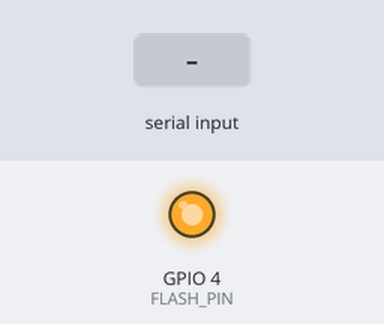
Recording of a program running on a simulated ESP32. Parts: output pins drawn as LEDs (lit = HIGH). The test bench sets the inputs (shaded band). The camera gives no picture; what the program prints to the serial monitor is not drawn.

Above: at 1.3 s.
At 3.2 s:
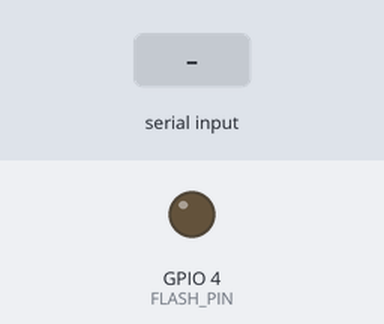
3.3 s: "C" received over Serial
At 4.0 s:
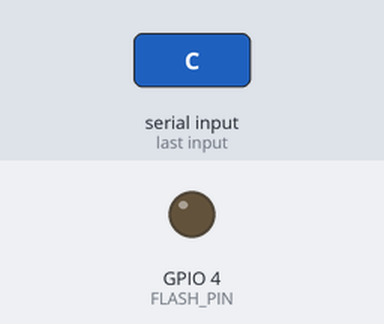
Timing chart, 0 to 6.3 s (numbered marks = the images above; inputs shaded):
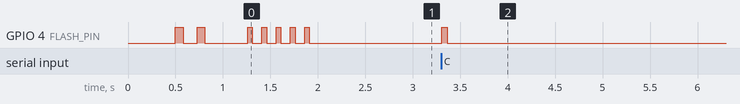

The program:

main.cpp
```cpp
/**
 * DietAI Camera — ESP32-CAM 摄像头模块固件 v4.0
 *
 * 功能：
 *   - OV3660 摄像头拍照（JPEG）
 *   - 二进制串口协议与主控 ESP32-S3 通信
 *   - JPEG 分片传输（每片 ≤ 4KB，带校验和）
 *   - ★ 帧差自动拍照：饭点窗口内检测到画面变化 → 自动拍照发送
 *
 * 串口协议：
 *   主控→CAM（单字符）：
 *     'C'  手动拍照请求
 *     'M'  开启帧差监控（饭点窗口开始）
 *     'm'  关闭帧差监控（饭点窗口结束 / 已拍照）
 *   CAM→主控（二进制帧）：
 *     帧格式：[0xAA] [0x55] [CMD] [LEN_H] [LEN_L] [DATA...] [XOR_CHECKSUM]
 *     CMD:
 *       0x02  JPEG 数据分片
 *       0x03  传输完成
 *       0x04  错误
 *
 * v4.0 变更：
 *   - 帧差检测改为 QQVGA(160×120) 低分辨率，10秒间隔
 *   - 检测到变化直接拍 SVGA 全分辨率照片 + 自动停止监控
 *   - 移除 MOTION_ALERT(0x08)，由 CAM 端直接拍照替代
 *
 * 硬件：途格斯 ESP32-CAM + OV3660
 * 串口：UART0 (GPIO1=TX, GPIO3=RX) → 主控 UART1 (GPIO21/GPIO38)
 * 波特率：115200
 */

#include <Arduino.h>
#include "esp_camera.h"
#include <driver/uart.h>
#include <string.h>
#include <stdarg.h>

// ===== 串口协议定义 =====
#define FRAME_HEADER_1  0xAA
#define FRAME_HEADER_2  0x55

#define CMD_CAPTURE_REQ   0x01
#define CMD_JPEG_CHUNK    0x02
#define CMD_TRANSFER_DONE 0x03
#define CMD_ERROR         0x04
#define CMD_ACK           0x05
#define CMD_MOTION_ON     0x06
#define CMD_MOTION_OFF    0x07
#define CMD_MOTION_ALERT  0x08

#define CHUNK_SIZE        4096
#define UART_BUF_SIZE     512

// ===== 帧差检测参数 =====
#define MOTION_INTERVAL_MS   10000   // 检测间隔（ms），10秒一帧足够覆盖端菜过程
#define MOTION_THRESHOLD     15      // 哈希距离阈值（0-32）

// ===== 摄像头引脚（途格斯 ESP32-CAM + OV3660）=====
#define PWDN_GPIO_NUM     32
#define RESET_GPIO_NUM    -1
#define XCLK_GPIO_NUM      0
#define SIOD_GPIO_NUM     26
#define SIOC_GPIO_NUM     27
#define Y9_GPIO_NUM       35
#define Y8_GPIO_NUM       34
#define Y7_GPIO_NUM       39
#define Y6_GPIO_NUM       36
#define Y5_GPIO_NUM       21
#define Y4_GPIO_NUM       19
#define Y3_GPIO_NUM       18
#define Y2_GPIO_NUM        5
#define VSYNC_GPIO_NUM    25
#define HREF_GPIO_NUM     23
#define PCLK_GPIO_NUM     22

#define FLASH_PIN 4

// ===== 帧差检测状态 =====
static sensor_t* camSensor = nullptr;   // 全局 sensor 指针，用于切换分辨率
static bool monitoring = false;
static unsigned long lastMotionFrame = 0;
static uint32_t lastFrameHash = 0;

// ===== ESP-IDF UART 输出 =====
static void uart_print(const char* str) {
    uart_write_bytes(UART_NUM_0, str, strlen(str));
}

static void uart_printf(const char* fmt, ...) {
    char buf[256];
    va_list args;
    va_start(args, fmt);
    vsnprintf(buf, sizeof(buf), fmt, args);
    va_end(args);
    uart_write_bytes(UART_NUM_0, buf, strlen(buf));
}

// ===== XOR 校验和 =====
static uint8_t xor_checksum(const uint8_t* data, size_t len) {
    uint8_t cs = 0;
    for (size_t i = 0; i < len; i++) cs ^= data[i];
    return cs;
}

// ===== 发送一帧 =====
static void send_frame(uint8_t cmd, const uint8_t* data, uint16_t len) {
    uint8_t header[5];
    header[0] = FRAME_HEADER_1;
    header[1] = FRAME_HEADER_2;
    header[2] = cmd;
    header[3] = (len >> 8) & 0xFF;
    header[4] = len & 0xFF;

    uint8_t cs = cmd ^ header[3] ^ header[4];
    if (data && len > 0) cs ^= xor_checksum(data, len);

    uart_write_bytes(UART_NUM_0, (const char*)header, 5);
    if (data && len > 0) uart_write_bytes(UART_NUM_0, (const char*)data, len);
    uart_write_bytes(UART_NUM_0, (const char*)&cs, 1);
}

static void send_error(uint8_t errCode) {
    send_frame(CMD_ERROR, &errCode, 1);
}

// ===== 帧差检测：计算 JPEG 帧哈希 =====
// 从 JPEG 缓冲区等距采样 64 个点计算哈希，用于快速比对帧间差异
static uint32_t compute_frame_hash(camera_fb_t* fb) {
    uint32_t hash = 0;
    if (!fb || !fb->buf || fb->len == 0) return 0;
    size_t step = fb->len / 64;
    if (step < 4) step = 4;
    for (size_t i = 0; i < fb->len; i += step) {
        hash = hash * 31 + fb->buf[i];
    }
    return hash;
}

// ===== 帧差检测：计算两个哈希的汉明距离 =====
static int hash_distance(uint32_t a, uint32_t b) {
    uint32_t diff = a ^ b;
    int count = 0;
    while (diff) { count++; diff &= diff - 1; }  // Brian Kernighan
    return count;
}

// ===== 发送 JPEG 分片并等待 ACK =====
static bool send_jpeg_chunk(const uint8_t* data, uint16_t len, uint16_t seqNum) {
    uint8_t buf[CHUNK_SIZE];
    buf[0] = (seqNum >> 8) & 0xFF;
    buf[1] = seqNum & 0xFF;
    memcpy(buf + 2, data, len);
    send_frame(CMD_JPEG_CHUNK, buf, len + 2);

    uint8_t rx;
    int got = uart_read_bytes(UART_NUM_0, &rx, 1, pdMS_TO_TICKS(3000));
    if (got > 0 && rx == CMD_ACK) return true;

    // 重试一次
    uart_printf("[CAM] ACK timeout seq=%u, retry\n", seqNum);
    send_frame(CMD_JPEG_CHUNK, buf, len + 2);
    got = uart_read_bytes(UART_NUM_0, &rx, 1, pdMS_TO_TICKS(3000));
    if (got > 0 && rx == CMD_ACK) return true;

    uart_printf("[CAM] ACK fail seq=%u\n", seqNum);
    return false;
}

// ===== 拍照并通过串口发送 =====
static void capture_and_send() {
    uart_print("[CAM] Capture...\n");

    digitalWrite(FLASH_PIN, HIGH);
    camera_fb_t *fb = esp_camera_fb_get();
    if (!fb) {
        digitalWrite(FLASH_PIN, LOW);
        uart_print("[CAM] Capture FAIL\n");
        send_error(0x01);
        return;
    }
    digitalWrite(FLASH_PIN, LOW);

    uart_printf("[CAM] OK %u bytes\n", fb->len);

    uint32_t offset = 0;
    uint16_t seqNum = 0;

    while (offset < fb->len) {
        uint16_t chunkLen = (fb->len - offset > (CHUNK_SIZE - 2))
                            ? (CHUNK_SIZE - 2)
                            : (uint16_t)(fb->len - offset);
        if (!send_jpeg_chunk(fb->buf + offset, chunkLen, seqNum)) {
            send_error(0x02);
            esp_camera_fb_return(fb);
            return;
        }
        offset += chunkLen;
        seqNum++;
    }

    uint8_t doneData[4];
    doneData[0] = (fb->len >> 24) & 0xFF;
    doneData[1] = (fb->len >> 16) & 0xFF;
    doneData[2] = (fb->len >> 8) & 0xFF;
    doneData[3] = fb->len & 0xFF;
    send_frame(CMD_TRANSFER_DONE, doneData, 4);

    esp_camera_fb_return(fb);
    uart_printf("[CAM] Done %u bytes %u chunks\n", fb->len, seqNum);
}

void setup() {
    // ---- ESP-IDF UART0 (TX=GPIO1, RX=GPIO3) ----
    uart_config_t ucfg;
    ucfg.baud_rate  = 115200;
    ucfg.data_bits  = UART_DATA_8_BITS;
    ucfg.parity     = UART_PARITY_DISABLE;
    ucfg.stop_bits  = UART_STOP_BITS_1;
    ucfg.flow_ctrl  = UART_HW_FLOWCTRL_DISABLE;
    ucfg.source_clk = UART_SCLK_APB;
    uart_param_config(UART_NUM_0, &ucfg);
    uart_set_pin(UART_NUM_0, 1, 3, UART_PIN_NO_CHANGE, UART_PIN_NO_CHANGE);
    uart_driver_install(UART_NUM_0, 256, 256, 0, NULL, 0);

    delay(500);

    // 启动快闪 2 次
    pinMode(FLASH_PIN, OUTPUT);
    for (int i = 0; i < 2; i++) {
        digitalWrite(FLASH_PIN, HIGH); delay(80);
        digitalWrite(FLASH_PIN, LOW);  delay(150);
    }

    // 摄像头初始化
    camera_config_t config;
    config.ledc_channel = LEDC_CHANNEL_0;
    config.ledc_timer   = LEDC_TIMER_0;
    config.pin_d0       = Y2_GPIO_NUM;
    config.pin_d1       = Y3_GPIO_NUM;
    config.pin_d2       = Y4_GPIO_NUM;
    config.pin_d3       = Y5_GPIO_NUM;
    config.pin_d4       = Y6_GPIO_NUM;
    config.pin_d5       = Y7_GPIO_NUM;
    config.pin_d6       = Y8_GPIO_NUM;
    config.pin_d7       = Y9_GPIO_NUM;
    config.pin_xclk     = XCLK_GPIO_NUM;
    config.pin_pclk     = PCLK_GPIO_NUM;
    config.pin_vsync    = VSYNC_GPIO_NUM;
    config.pin_href     = HREF_GPIO_NUM;
    config.pin_sccb_sda = SIOD_GPIO_NUM;
    config.pin_sccb_scl = SIOC_GPIO_NUM;
    config.pin_pwdn     = PWDN_GPIO_NUM;
    config.pin_reset    = RESET_GPIO_NUM;
    config.xclk_freq_hz = 10000000;
    config.pixel_format = PIXFORMAT_JPEG;
    config.frame_size   = FRAMESIZE_SVGA;
    config.jpeg_quality = 10;
    config.fb_count     = 1;

    esp_err_t err = esp_camera_init(&config);
    if (err != ESP_OK) {
        uart_printf("CAM ERR: 0x%x\n", err);
        // 慢闪 5 次 = 失败
        for (int i = 0; i < 5; i++) {
            digitalWrite(FLASH_PIN, HIGH); delay(400);
            digitalWrite(FLASH_PIN, LOW);  delay(400);
        }
        return;
    }

    camSensor = esp_camera_sensor_get();
    if (camSensor) uart_printf("Sensor PID=0x%x\n", camSensor->id.PID);

    // 快闪 5 次 = OK
    for (int i = 0; i < 5; i++) {
        digitalWrite(FLASH_PIN, HIGH); delay(50);
        digitalWrite(FLASH_PIN, LOW);  delay(100);
    }

    uart_print("READY\n");
}

void loop() {
    // ---- 处理主控发来的单字符命令 ----
    uint8_t cmd;
    int len = uart_read_bytes(UART_NUM_0, &cmd, 1, 0);
    if (len > 0) {
        if (cmd == 'C' || cmd == 'c') {
            // 手动拍照：暂停监控 → SVGA 拍照 → 恢复监控 → 重置哈希
            bool wasMonitoring = monitoring;
            monitoring = false;
            capture_and_send();
            monitoring = wasMonitoring;
            lastFrameHash = 0;
            return;
        }
        if (cmd == 'M') {
            // 开启帧差监控（饭点窗口到）
            monitoring = true;
            lastFrameHash = 0;
            lastMotionFrame = 0;
            uart_print("[CAM] Motion monitoring ON\n");
        }
        if (cmd == 'm') {
            // 关闭帧差监控（饭点窗口过 / 已拍照）
            monitoring = false;
            uart_print("[CAM] Motion monitoring OFF\n");
        }
    }

    // ---- 帧差检测监控循环 ----
    // 每 MOTION_INTERVAL_MS 抓一帧 QQVGA(160×120) 比对哈希
    // 检测到变化 → 自动切 SVGA(800×600) 拍照发送 → 关闭监控
    if (monitoring && (millis() - lastMotionFrame > MOTION_INTERVAL_MS)) {
        lastMotionFrame = millis();

        // 切到 QQVGA 低分辨率，快速抓帧 + 省带宽
        if (camSensor) camSensor->set_framesize(camSensor, FRAMESIZE_QQVGA);

        camera_fb_t *fb = esp_camera_fb_get();
        if (fb) {
            uint32_t hash = compute_frame_hash(fb);

            if (lastFrameHash != 0) {
                int dist = hash_distance(hash, lastFrameHash);

                if (dist > MOTION_THRESHOLD) {
                    uart_printf("[CAM] Motion detected! dist=%d, auto-capturing...\n", dist);
                    esp_camera_fb_return(fb);

                    // 切回 SVGA 拍全分辨率照片
                    if (camSensor) camSensor->set_framesize(camSensor, FRAMESIZE_SVGA);
                    monitoring = false;   // 检测到就关监控，等主控下次饭点再开
                    capture_and_send();   // 拍照 + 分片发送
                    lastFrameHash = 0;
                    return;
                }
            }

            lastFrameHash = hash;
            esp_camera_fb_return(fb);
        }

        // 恢复 SVGA（为手动 'C' 拍照做准备）
        if (camSensor) camSensor->set_framesize(camSensor, FRAMESIZE_SVGA);
    }

    delay(10);
}
```

Measured:
- after the input at 3.3 s, GPIO 4 (FLASH_PIN): LOW → HIGH at once, → LOW 0.06 s later
